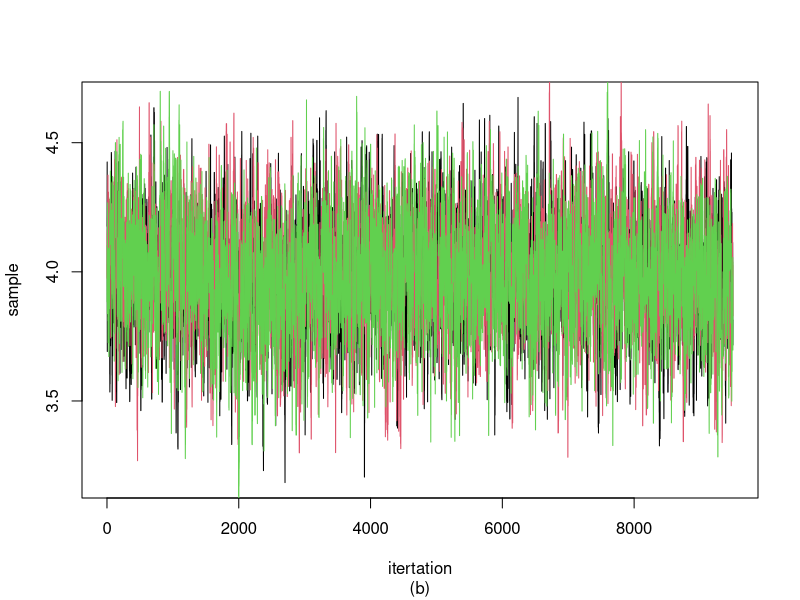
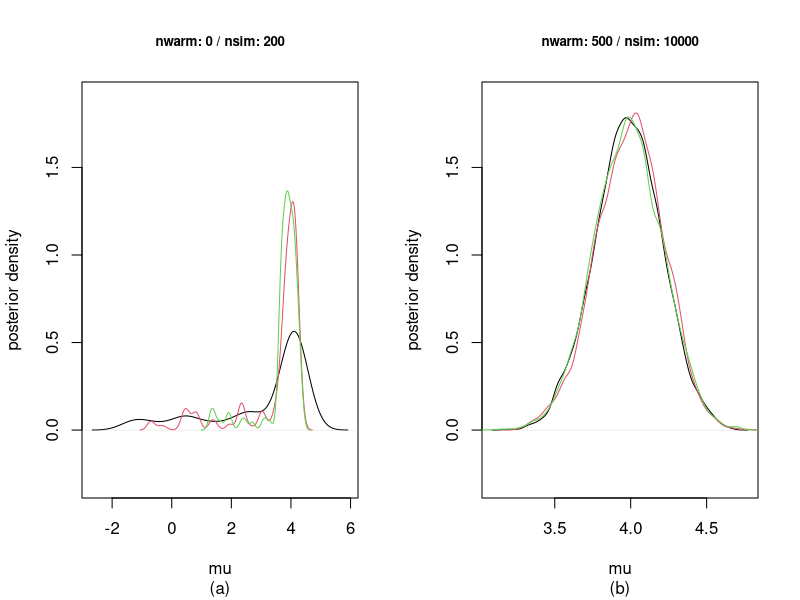

R code for these plots, in order: (Note: this script raises an error after producing the figures.)
## ---- chunk 1
knitr::opts_chunk$set(echo = TRUE, fig.align = "center", message=F, warning=F) 
## ---- chunk 2
library(coda)

### Read Data ###
n=20; xbar=4; sigma=1
mu0 = 0; sigma0=10
dataList=list(n=n, xbar=xbar, sigma=sigma, mu0=mu0, sigma0=sigma0)

### Function to Compute Posterior Kernel ###
post.kernel = function(mu, dataList){
  post.kernel = exp(-0.5*(((dataList$xbar-mu)*sqrt(dataList$n)/dataList$sigma)^2
                          +((mu-dataList$mu0)/dataList$sigma0)^2))
  return(post.kernel)
}

### Function to Perform Random Walk Metropolis ###
Metro = function(nsim, mu.init, delta, dataList){
  mu.samples = mu.init
  mu.curr = mu.init
  
  for(iter in 1:nsim){
    mu.prop = rnorm(1, mean=mu.curr, sd=delta)
    alpha = min(1, post.kernel(mu.prop, dataList)/post.kernel(mu.curr, dataList))
    
    u = runif(1)
    mu.next = mu.prop*(u<alpha) + mu.curr*(u>alpha)
    mu.samples = rbind(mu.samples, mu.next)
    mu.curr = mu.next
  }
  return(mu.samples)
}

### Simulation , 3 chains ###
delta = 0.2
nsim = 10000
n.chains = 3

mu.Samples = matrix(0, nsim, n.chains)

for(i in 1:n.chains){
  mu.init = rnorm(1, mu0, 2)
  mu.Samples[,i] = Metro(nsim-1, mu.init, delta, dataList)
}
## ---- chunk 3
nwarm = 500; nsim = 10000
plot(mu.Samples[(nwarm+1):nsim, 1], xlab = "itertation", ylab = "sample", type = "l", main = "", sub="(b)")
lines(mu.Samples[(nwarm+1):nsim, 2], col=2)
lines(mu.Samples[(nwarm+1):nsim, 3], col=3)
## ---- chunk 4
par(mfrow = c(1,2))
nwarm = 0; nsim=200
plot(density(mu.Samples[(nwarm+1):nsim, 1]), xlab="mu", ylab="posterior density", main=paste("nwarm:", nwarm, "/ nsim:", nsim), sub="(a)", ylim=c(-0.3, 1.9), cex.main=0.8)
lines(density(mu.Samples[(nwarm+1):nsim,2]), col=2)
lines(density(mu.Samples[(nwarm+1):nsim,3]), col=3)

nwarm = 500; nsim=10000
plot(density(mu.Samples[(nwarm+1):nsim, 1]), xlab="mu", ylab="posterior density", main=paste("nwarm:", nwarm, "/ nsim:", nsim), sub="(b)", ylim=c(-0.3, 1.9), cex.main=0.8)
lines(density(mu.Samples[(nwarm+1):nsim,2]), col=2)
lines(density(mu.Samples[(nwarm+1):nsim,3]), col=3)
## ---- chunk 5
mu.Samples.default = mcmc(mu.Samples[1:200,])
mu1.codaSamples = mcmc.list(list(mu1.Samples[,1], mu1.Samples[,2], mu1.Samples[,3]))

mu2.Samples = mcmc(mu.Samples[501:10000,])
mu2.codaSamples = mcmc.list(list(mu2.Samples[,1], mu2.Samples[,2], mu2.Samples[,3]))

mu3.Samples = mcmc(mu.Samples[2001:10000,])
mu3.codaSamples = mcmc.list(list(mu3.Samples[,1], mu3.Samples[,2], mu3.Samples[,3]))

gelman.plot(mu1.codaSamples, col=c("black", "blue"), main="iter: 1-200")
gelman.plot(mu2.codaSamples, col=c("black", "blue"), main="iter: 501-10000")
gelman.plot(mu3.codaSamples, col=c("black", "blue"), main="iter: 2001-10000")
